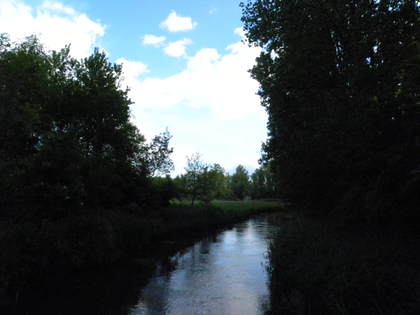
%> input picture hdldesignpatterns/matlabhdl/mlhdlc_hdr_short.png, 420 x 315 px, shrunk from 640 x 480 before the run
$ octave mlhdlc_hdr_tb.m   (GNU Octave 9; MATLAB toolbox functions it lacks are replaced by stand-ins)
%> lines starting %> are read from the running program, lines starting %| are printed output that depends on the picture

%

%   Copyright 2013-2015 The MathWorks, Inc.

% Clean screen and memory
close all
clear mlhdlc_hdr
set(0,'DefaultFigureWindowStyle','docked')


%% Read the two exposed images

short = imread('mlhdlc_hdr_short.png');
%> short is the input picture: size 315x420x3 uint8; mean R, G, B 64.8, 73.3, 76.4
long = imread('mlhdlc_hdr_long.png');
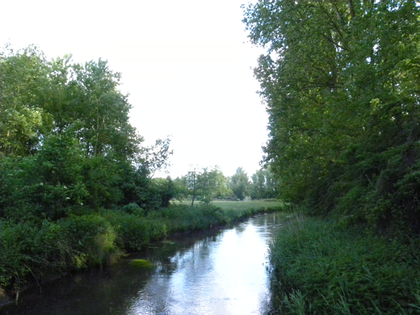
%> input picture hdldesignpatterns/matlabhdl/mlhdlc_hdr_long.png, 420 x 315 px, shrunk from 640 x 480 before the run
%> long is the input picture: size 315x420x3 uint8; mean R, G, B 107.8, 122.7, 108.9

% define HDR output variable
HDR = zeros(size(short));
[height, width, color] = size(HDR);
%> height = 315; width = 420; color = 3

figure('Name', [mfilename, '_plot']);
subplot(1,3,1);
imshow(short, 'InitialMagnification','fit'), title('short');

subplot(1,3,2);
imshow(long, 'InitialMagnification','fit'), title('long');


%% Create the Lum(Y) channels LUTs
% Pre-process
% Luminance short LUT
ShortLut.x = [0    16    45    96   255];
ShortLut.y = [0    20    38    58   115];

% Luminance long LUT
LongLut.x = [ 0 255];
LongLut.y = [ 0  140];

% Take the same points to plot the joined Lum LUT
plot_x = 0:1:255;
plot_y_short = interp1(ShortLut.x,ShortLut.y,plot_x); %LUT short
plot_y_long = interp1(LongLut.x,LongLut.y,plot_x); %LUT long

%subplot(4,1,3);
%plot(plot_x, plot_y_short, plot_x, plot_y_long, plot_x, (plot_y_long+plot_y_short)), grid on;


%% Create the HDR Lum channel
% The HDR algorithm
% read the Y channels

YIQ_short = rgb2ntsc(short);
%> YIQ_short: size 315x420x3 double; mean of channels 1, 2, 3 0.279, -0.0238, -0.0031
YIQ_long = rgb2ntsc(long);
%> YIQ_long: size 315x420x3 double; mean of channels 1, 2, 3 0.458, -0.0174, -0.0293

%% Stream image through HDR algorithm

for x=1:width
    for y=1:height
        YShort1 = round(YIQ_short(y,x,1)*255); %input short
        YLong1 = round(YIQ_long(y,x,1)*255); %input long

        YShort2 = YIQ_short(y,x,2); %input short
        YLong2 = YIQ_long(y,x,2); %input long

        YShort3 = YIQ_short(y,x,3); %input short
        YLong3 = YIQ_long(y,x,3); %input long

        valid_in = 1;

        [valid_out, x_out, y_out, HDR1, HDR2, HDR3] = mlhdlc_hdr(YShort1, YShort2, YShort3, YLong1, YLong2, YLong3, plot_y_short, plot_y_long, valid_in, x, y);

        % use x and y to reconstruct image
        if valid_out == 1
            HDR(y_out,x_out,1) = HDR1;
            HDR(y_out,x_out,2) = HDR2;
            HDR(y_out,x_out,3) = HDR3;
        end
    end
end
%> HDR: size 315x420x3 double; mean of channels 1, 2, 3 0.407, -0.0206, -0.0162

%% plot HDR
HDR_rgb = ntsc2rgb(HDR);
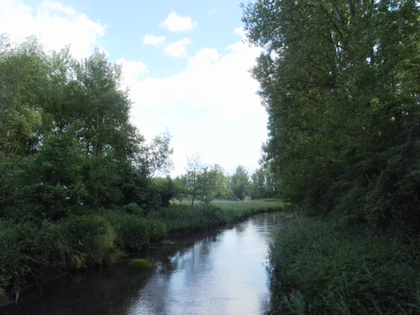
%> HDR_rgb: size 315x420x3 double; mean R, G, B 0.376, 0.422, 0.401
subplot(1,3,3);
imshow(HDR_rgb, 'InitialMagnification','fit'), title('hdr ');
